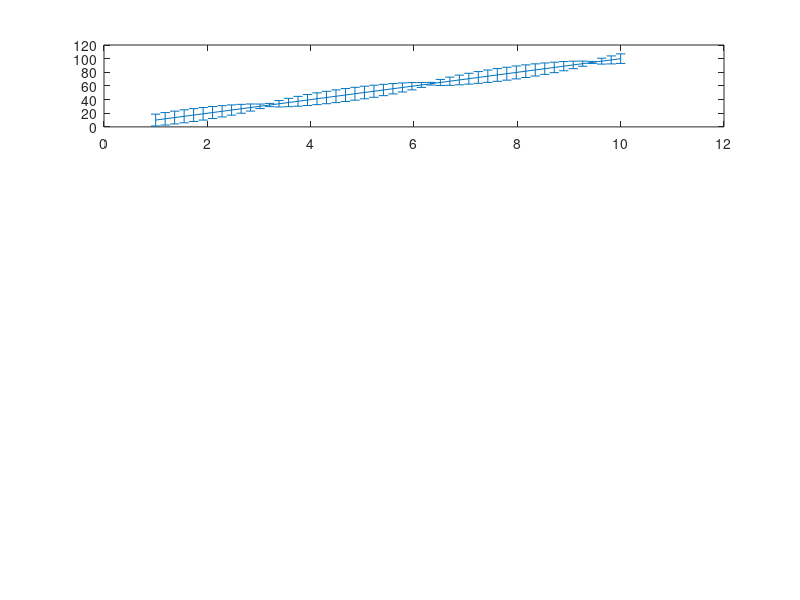

Recreate this plot in MATLAB. (Note: this script raises an error after producing the figure.)
clear all
clc
close all

polyOrders = 1;
dim = 1;  % Dimensionality of parameter space
lb = 1;
ub = 10;
numSlice = 50;
numSamples = 200;
%samps = genPosteriorSamples(4);


%% Run Script
XXX = linspace(lb, ub, numSlice*2);
xxx = linspace(lb, ub, numSlice);
samples = zeros(numSamples, numSlice);
figure(1)
subplot(4,1,1)
for idx = 1:length(xxx)
    mu(idx) = 10*xxx(idx);
    Sigma(idx) = 10*abs(sin(xxx(idx)));
end

errorbar(xxx, mu, 3*Sigma.^0.5)

x1r = fitrsvm(xxx', mu,'KernelFunction','gaussian','KernelScale','auto', 'Standardize',true, 'OptimizeHyperparameters','auto');

x2r = fitrsvm(xxx', Sigma,'KernelFunction','gaussian','KernelScale','auto', 'Standardize',true, 'OptimizeHyperparameters','auto');


figure(1)
subplot(4,1,2)
plot(XXX, predict(x1r, XXX'), 'red')
hold on
scatter(XXX, 10*XXX);
drawnow 
xlim([1, 10])
ylim([0, 100])
hold on
xlabel("Input")
ylabel("P_{tar}")

figure(1)
subplot(4,1,3)
plot(xxx, predict(x2r, xxx'), 'red')
hold on
scatter(xxx, 10*abs(sin(xxx)));

figure(1)
subplot(4,1,4)
errorbar(xxx, zeros(size(xxx)), 3*ones(size(xxx)), 'red')
hold on
